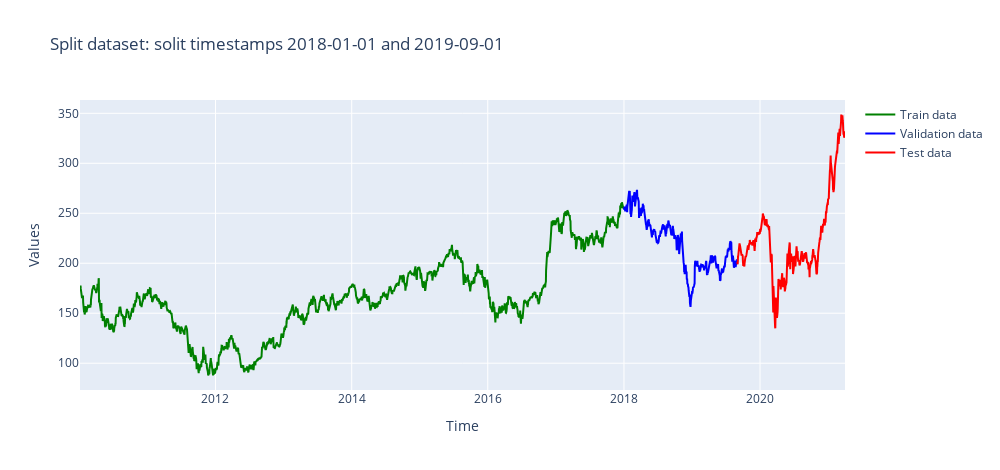

Notebook source saved alongside this figure:
### Code cell
trace0 = go.Scatter(
        x=data1.index, y=data1['GS'], name= 'Train data', marker ={'color': 'green'} ##1f77b4
            )

trace1 = go.Scatter(
            x=data2.index, y= data2['GS'], name='Validation data', marker ={'color': 'blue'} #ff7f0e
        )

trace2 = go.Scatter(
            x=data3.index, y=data3['GS'], name= 'Test data', marker ={'color': 'red'}
        )



data= [trace0, trace1, trace2]
        # data =[]
layout = go.Layout(
            title="Split dataset: solit timestamps "+first_timestamp +' and '+ second_timestamp,
            height=470,
        width = 1000
        )

fig = go.Figure(data=data, layout=layout)
fig.update_layout(
            xaxis_title="Time",
            yaxis_title="Values",
           
    )

### Figure 1 — Plotly figure (JSON) as saved in the notebook; plotly's stock layout.template omitted (floating-point values rounded to 4 significant figures; data arrays with more than 128 entries replaced by an {"elided": "..."} marker saying what was removed)
{"data": [{"marker": {"color": "green"}, "name": "Train data", "type": "scatter", "x": {"elided": "2919 str values"}, "y": {"elided": "2919 float values"}}, {"marker": {"color": "blue"}, "name": "Validation data", "type": "scatter", "x": {"elided": "608 str values"}, "y": {"elided": "608 float values"}}, {"marker": {"color": "red"}, "name": "Test data", "type": "scatter", "x": {"elided": "579 str values"}, "y": {"elided": "579 float values"}}], "layout": {"height": 470, "title": {"text": "Split dataset: solit timestamps 2018-01-01 and 2019-09-01"}, "width": 1000, "xaxis": {"title": {"text": "Time"}}, "yaxis": {"title": {"text": "Values"}}}}
